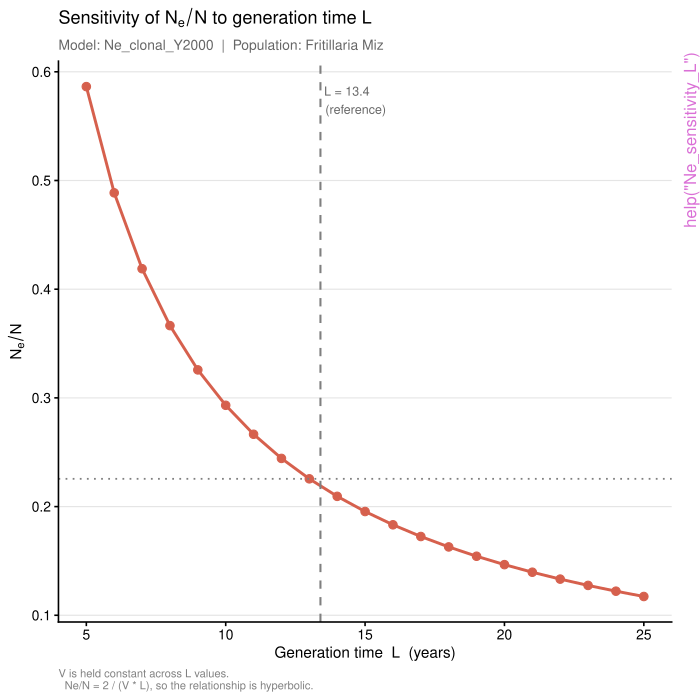

This chart was generated by the following R code:
pkgname <- "NeStage"
source(file.path(R.home("share"), "R", "examples-header.R"))
options(warn = 1)
base::assign(".ExTimings", "NeStage-Ex.timings", pos = 'CheckExEnv')
base::cat("name\tuser\tsystem\telapsed\n", file=base::get(".ExTimings", pos = 'CheckExEnv'))
base::assign(".format_ptime",
function(x) {
  if(!is.na(x[4L])) x[1L] <- x[1L] + x[4L]
  if(!is.na(x[5L])) x[2L] <- x[2L] + x[5L]
  options(OutDec = '.')
  format(x[1L:3L], digits = 7L)
},
pos = 'CheckExEnv')

### * </HEADER>
library('NeStage')

base::assign(".oldSearch", base::search(), pos = 'CheckExEnv')
base::assign(".old_wd", base::getwd(), pos = 'CheckExEnv')
cleanEx()
nameEx("Ne_clonal_Y2000")
### * Ne_clonal_Y2000

flush(stderr()); flush(stdout())

base::assign(".ptime", proc.time(), pos = "CheckExEnv")
### Name: Ne_clonal_Y2000
### Title: Variance effective population size for 100% clonal
###   stage-structured populations
### Aliases: Ne_clonal_Y2000

### ** Examples

# ---------------------------------------------------------
# Example 1: Replicate Yonezawa Table 4 for population Miz
# ---------------------------------------------------------
# Transition matrix from Table 2 of Yonezawa et al. (2000)
T_Miz <- matrix(c(
  0.789, 0.121, 0.054,
  0.007, 0.621, 0.335,
  0.001, 0.258, 0.611
), nrow = 3, byrow = TRUE)

# Observed stage fractions (Table 2)
D_Miz <- c(0.935, 0.038, 0.027)

# Fecundity vector (Table 2) -- clonal propagules per plant per year
F_Miz <- c(0.055, 1.328, 2.398)

# Using L from Table 4 directly (recommended for exact replication)
result <- Ne_clonal_Y2000(
  T_mat      = T_Miz,
  F_vec      = F_Miz,
  D          = D_Miz,
  L          = 13.399,
  population = "Miz"
)
print(result)
# Expected: Ny/N = 2.932, Ne/N = 0.219, Min_N = 22,831

# ---------------------------------------------------------
# Example 2: Let the function compute L internally
# ---------------------------------------------------------
result2 <- Ne_clonal_Y2000(
  T_mat      = T_Miz,
  F_vec      = F_Miz,
  D          = D_Miz,
  population = "Miz (computed L)"
)
print(result2)

# ---------------------------------------------------------
# Example 3: Replicate Table 4 for population Nan
# ---------------------------------------------------------
T_Nan <- matrix(c(
  0.748, 0.137, 0.138,
  0.006, 0.669, 0.374,
  0.001, 0.194, 0.488
), nrow = 3, byrow = TRUE)

D_Nan <- c(0.958, 0.027, 0.015)
F_Nan <- c(0.138, 2.773, 5.016)

result3 <- Ne_clonal_Y2000(
  T_mat      = T_Nan,
  F_vec      = F_Nan,
  D          = D_Nan,
  L          = 8.353,
  population = "Nan"
)
print(result3)
# Expected: Ny/N = 2.428, Ne/N = 0.291, Min_N = 17,183




base::assign(".dptime", (proc.time() - get(".ptime", pos = "CheckExEnv")), pos = "CheckExEnv")
base::cat("Ne_clonal_Y2000", base::get(".format_ptime", pos = 'CheckExEnv')(get(".dptime", pos = "CheckExEnv")), "\n", file=base::get(".ExTimings", pos = 'CheckExEnv'), append=TRUE, sep="\t")
cleanEx()
nameEx("Ne_clonal_Y2000_both")
### * Ne_clonal_Y2000_both

flush(stderr()); flush(stdout())

base::assign(".ptime", proc.time(), pos = "CheckExEnv")
### Name: Ne_clonal_Y2000_both
### Title: Run Ne_clonal_Y2000 with both observed and expected stage
###   fractions
### Aliases: Ne_clonal_Y2000_both

### ** Examples

T_Miz <- matrix(c(
  0.789, 0.121, 0.054,
  0.007, 0.621, 0.335,
  0.001, 0.258, 0.611
), nrow = 3, byrow = TRUE)

both <- Ne_clonal_Y2000_both(
  T_mat      = T_Miz,
  F_vec      = c(0.055, 1.328, 2.398),
  D_obs      = c(0.935, 0.038, 0.027),
  D_exp      = c(0.921, 0.046, 0.033),
  L          = 13.399,
  population = "Miz"
)
print(both$observed)   # main values in Table 4
print(both$expected)   # parenthetical values in Table 4




base::assign(".dptime", (proc.time() - get(".ptime", pos = "CheckExEnv")), pos = "CheckExEnv")
base::cat("Ne_clonal_Y2000_both", base::get(".format_ptime", pos = 'CheckExEnv')(get(".dptime", pos = "CheckExEnv")), "\n", file=base::get(".ExTimings", pos = 'CheckExEnv'), append=TRUE, sep="\t")
cleanEx()
nameEx("Ne_mixed_Y2000")
### * Ne_mixed_Y2000

flush(stderr()); flush(stdout())

base::assign(".ptime", proc.time(), pos = "CheckExEnv")
### Name: Ne_mixed_Y2000
### Title: Variance effective population size for mixed sexual/clonal
###   stage-structured populations
### Aliases: Ne_mixed_Y2000

### ** Examples

# ---------------------------------------------------------
# Example 1: 3-stage perennial herb, stage 3 reproduces both
# sexually (seeds) and clonally (rhizomes). Stages 1 and 2
# reproduce sexually only.
# ---------------------------------------------------------
T_herb <- matrix(c(
  0.30, 0.05, 0.00,
  0.40, 0.65, 0.10,
  0.00, 0.20, 0.80
), nrow = 3, byrow = TRUE)

result <- Ne_mixed_Y2000(
  T_mat      = T_herb,
  F_vec      = c(0.0, 0.5, 3.0),
  D          = c(0.60, 0.25, 0.15),
  d          = c(0.0, 0.0, 0.7),   # stage 3 is 70% clonal
  population = "mixed herb"
)
print(result)

# ---------------------------------------------------------
# Example 2: Show Ny/N for a predominantly clonal population
# ---------------------------------------------------------
result_Ny <- Ne_mixed_Y2000(
  T_mat      = T_herb,
  F_vec      = c(0.0, 0.5, 3.0),
  D          = c(0.60, 0.25, 0.15),
  d          = c(0.5, 0.8, 0.9),
  show_Ny    = TRUE,
  population = "predominantly clonal herb"
)
print(result_Ny)





base::assign(".dptime", (proc.time() - get(".ptime", pos = "CheckExEnv")), pos = "CheckExEnv")
base::cat("Ne_mixed_Y2000", base::get(".format_ptime", pos = 'CheckExEnv')(get(".dptime", pos = "CheckExEnv")), "\n", file=base::get(".ExTimings", pos = 'CheckExEnv'), append=TRUE, sep="\t")
cleanEx()
nameEx("Ne_sensitivity_L")
### * Ne_sensitivity_L

flush(stderr()); flush(stdout())

base::assign(".ptime", proc.time(), pos = "CheckExEnv")
### Name: Ne_sensitivity_L
### Title: Sensitivity of Ne/N to generation time L
### Aliases: Ne_sensitivity_L

### ** Examples

# Clonal model -- how sensitive is Ne/N to L for Fritillaria Miz?
T_Miz <- matrix(c(
  0.789, 0.121, 0.054,
  0.007, 0.621, 0.335,
  0.001, 0.258, 0.611
), nrow = 3, byrow = TRUE)

sens <- Ne_sensitivity_L(
  model_fn   = Ne_clonal_Y2000,
  T_mat      = T_Miz,
  F_vec      = c(0.055, 1.328, 2.398),
  D          = c(0.935, 0.038, 0.027),
  L_range    = seq(5, 25, by = 1),
  L_ref      = 13.399,
  population = "Fritillaria Miz"
)
print(sens$data)
sens$plot




base::assign(".dptime", (proc.time() - get(".ptime", pos = "CheckExEnv")), pos = "CheckExEnv")
base::cat("Ne_sensitivity_L", base::get(".format_ptime", pos = 'CheckExEnv')(get(".dptime", pos = "CheckExEnv")), "\n", file=base::get(".ExTimings", pos = 'CheckExEnv'), append=TRUE, sep="\t")
cleanEx()
nameEx("Ne_sensitivity_Vc")
### * Ne_sensitivity_Vc

flush(stderr()); flush(stdout())

base::assign(".ptime", proc.time(), pos = "CheckExEnv")
### Name: Ne_sensitivity_Vc
### Title: Sensitivity of Ne/N to clonal reproductive variance in one stage
### Aliases: Ne_sensitivity_Vc

### ** Examples

T_herb <- matrix(c(
  0.30, 0.05, 0.00,
  0.40, 0.65, 0.10,
  0.00, 0.20, 0.80
), nrow = 3, byrow = TRUE)

sens <- Ne_sensitivity_Vc(
  T_mat       = T_herb,
  F_vec       = c(0.0, 0.5, 3.0),
  D           = c(0.60, 0.25, 0.15),
  d           = c(0.0, 0.0, 0.7),
  stage_index = 3,
  Vc_range    = seq(0.5, 6, by = 0.5),
  population  = "mixed herb"
)
print(sens$data)
sens$plot




base::assign(".dptime", (proc.time() - get(".ptime", pos = "CheckExEnv")), pos = "CheckExEnv")
base::cat("Ne_sensitivity_Vc", base::get(".format_ptime", pos = 'CheckExEnv')(get(".dptime", pos = "CheckExEnv")), "\n", file=base::get(".ExTimings", pos = 'CheckExEnv'), append=TRUE, sep="\t")
cleanEx()
nameEx("Ne_sensitivity_Vk")
### * Ne_sensitivity_Vk

flush(stderr()); flush(stdout())

base::assign(".ptime", proc.time(), pos = "CheckExEnv")
### Name: Ne_sensitivity_Vk
### Title: Sensitivity of Ne/N to sexual reproductive variance in one stage
### Aliases: Ne_sensitivity_Vk

### ** Examples

T_herb <- matrix(c(
  0.30, 0.05, 0.00,
  0.40, 0.65, 0.10,
  0.00, 0.20, 0.80
), nrow = 3, byrow = TRUE)

sens <- Ne_sensitivity_Vk(
  model_fn    = Ne_sexual_Y2000,
  T_mat       = T_herb,
  F_vec       = c(0.0, 0.5, 3.0),
  D           = c(0.60, 0.25, 0.15),
  stage_index = 3,
  Vk_range    = seq(0.5, 6, by = 0.5),
  population  = "hypothetical herb"
)
print(sens$data)
sens$plot




base::assign(".dptime", (proc.time() - get(".ptime", pos = "CheckExEnv")), pos = "CheckExEnv")
base::cat("Ne_sensitivity_Vk", base::get(".format_ptime", pos = 'CheckExEnv')(get(".dptime", pos = "CheckExEnv")), "\n", file=base::get(".ExTimings", pos = 'CheckExEnv'), append=TRUE, sep="\t")
cleanEx()
nameEx("Ne_sensitivity_d")
### * Ne_sensitivity_d

flush(stderr()); flush(stdout())

base::assign(".ptime", proc.time(), pos = "CheckExEnv")
### Name: Ne_sensitivity_d
### Title: Sensitivity of Ne/N to clonal fraction d_i in one stage
### Aliases: Ne_sensitivity_d

### ** Examples

T_herb <- matrix(c(
  0.30, 0.05, 0.00,
  0.40, 0.65, 0.10,
  0.00, 0.20, 0.80
), nrow = 3, byrow = TRUE)

# Under Poisson defaults: flat curve (d_i has no effect)
sens_poisson <- Ne_sensitivity_d(
  T_mat       = T_herb,
  F_vec       = c(0.0, 0.5, 3.0),
  D           = c(0.60, 0.25, 0.15),
  d_fixed     = c(0.0, 0.0, 0.5),
  stage_index = 3,
  population  = "mixed herb (Poisson)"
)
sens_poisson$plot

# With non-Poisson clonal variance: d_i matters
sens_nonpoisson <- Ne_sensitivity_d(
  T_mat       = T_herb,
  F_vec       = c(0.0, 0.5, 3.0),
  D           = c(0.60, 0.25, 0.15),
  d_fixed     = c(0.0, 0.0, 0.5),
  stage_index = 3,
  Vc_over_c   = c(1, 1, 3),
  population  = "mixed herb (Vc/c_bar = 3 in stage 3)"
)
sens_nonpoisson$plot




base::assign(".dptime", (proc.time() - get(".ptime", pos = "CheckExEnv")), pos = "CheckExEnv")
base::cat("Ne_sensitivity_d", base::get(".format_ptime", pos = 'CheckExEnv')(get(".dptime", pos = "CheckExEnv")), "\n", file=base::get(".ExTimings", pos = 'CheckExEnv'), append=TRUE, sep="\t")
cleanEx()
nameEx("Ne_sexual_Y2000")
### * Ne_sexual_Y2000

flush(stderr()); flush(stdout())

base::assign(".ptime", proc.time(), pos = "CheckExEnv")
### Name: Ne_sexual_Y2000
### Title: Variance effective population size for 100% sexual
###   stage-structured populations
### Aliases: Ne_sexual_Y2000

### ** Examples

# ---------------------------------------------------------
# Example 1: Simple 3-stage plant, Poisson defaults
# A hypothetical outcrossing perennial herb with three stages:
#   Stage 1: seedling/juvenile (high mortality, no reproduction)
#   Stage 2: vegetative adult  (moderate survival, low reproduction)
#   Stage 3: reproductive adult (high survival, high reproduction)
# ---------------------------------------------------------
T_plant <- matrix(c(
  0.30, 0.05, 0.00,
  0.40, 0.65, 0.10,
  0.00, 0.20, 0.80
), nrow = 3, byrow = TRUE)

F_plant <- c(0.0, 0.5, 3.0)   # seeds per individual per stage per year
D_plant <- c(0.60, 0.25, 0.15) # observed stage fractions

result <- Ne_sexual_Y2000(
  T_mat      = T_plant,
  F_vec      = F_plant,
  D          = D_plant,
  population = "hypothetical herb"
)
print(result)

# ---------------------------------------------------------
# Example 2: Same population, high reproductive variance in stage 3
# Vk/k_bar = 3 for reproductive adults -- pollinator-limited, so only
# a few adults contribute most of the seeds in any given year.
# This should reduce Ne relative to Example 1.
# ---------------------------------------------------------
result_highvar <- Ne_sexual_Y2000(
  T_mat       = T_plant,
  F_vec       = F_plant,
  D           = D_plant,
  Vk_over_k   = c(1, 1, 3),
  population  = "hypothetical herb (high repro variance stage 3)"
)
print(result_highvar)
# Ne/N should be lower than Example 1.

# ---------------------------------------------------------
# Example 3: Supply L directly from a published source
# ---------------------------------------------------------
result_Luser <- Ne_sexual_Y2000(
  T_mat      = T_plant,
  F_vec      = F_plant,
  D          = D_plant,
  L          = 8.5,
  population = "hypothetical herb (published L)"
)
print(result_Luser)




base::assign(".dptime", (proc.time() - get(".ptime", pos = "CheckExEnv")), pos = "CheckExEnv")
base::cat("Ne_sexual_Y2000", base::get(".format_ptime", pos = 'CheckExEnv')(get(".dptime", pos = "CheckExEnv")), "\n", file=base::get(".ExTimings", pos = 'CheckExEnv'), append=TRUE, sep="\t")
### * <FOOTER>
###
cleanEx()
options(digits = 7L)
base::cat("Time elapsed: ", proc.time() - base::get("ptime", pos = 'CheckExEnv'),"\n")
grDevices::dev.off()
###
### Local variables: ***
### mode: outline-minor ***
### outline-regexp: "\\(> \\)?### [*]+" ***
### End: ***
quit('no')
